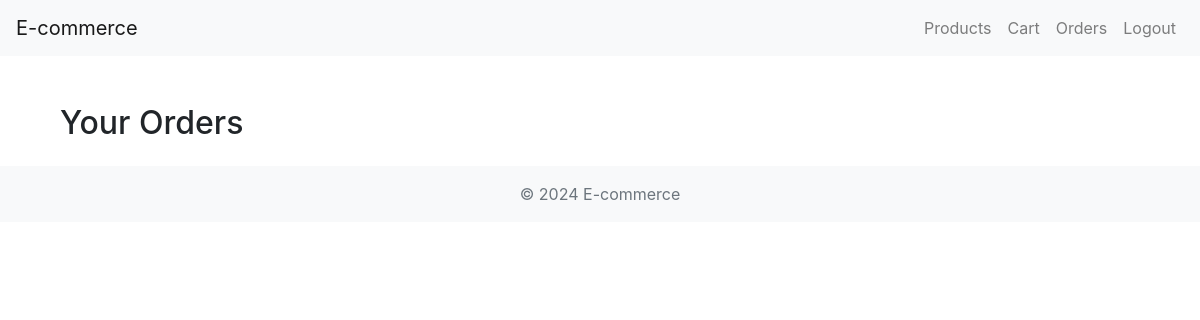
Before: /store/orders/ (signed in) with the older database file.
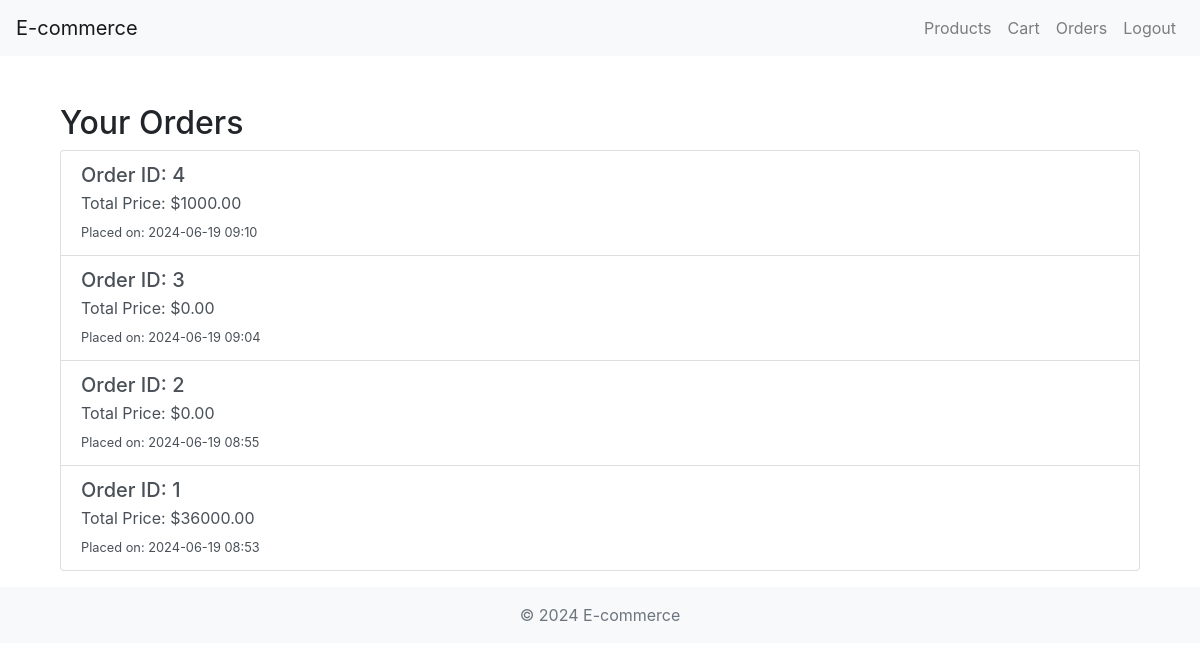
After: the same page with the newer database file.
### store/models.py (models this page shows)
class Order(models.Model):
    user = models.ForeignKey(User, on_delete=models.CASCADE)
    products = models.ManyToManyField(Product, through='OrderItem')
    total_price = models.DecimalField(max_digits=10, decimal_places=2)
    reference_code = models.CharField(max_length=100)
    created_at = models.DateTimeField(default=datetime.now)

### store/views.py (the view)
# urls.py: path('orders/',OrderListView.as_view(),name='orders'),
class OrderListView(LoginRequiredMixin, ListView):
    model = Order
    template_name = 'store/order_list.html'
    context_object_name = 'orders'
    paginate_by = 10  # Adjust as needed
    def get_queryset(self):
        return Order.objects.filter(user=self.request.user).order_by('-created_at')

### store/templates/store/order_list.html (shortened to what this page needs)
{% extends 'store/base.html' %}
{% block content %}
<div class="container mt-5">
    <h2>Your Orders</h2>
    <div class="list-group">
        {% for order in orders %}
        <a href="{% url 'order_detail' order.id %}" class="list-group-item list-group-item-action">
            <h5 class="mb-1">Order ID: {{ order.id }}</h5>
            <p class="mb-1">Total Price: ${{ order.total_price|floatformat:2 }}</p>
            <small>Placed on: {{ order.created_at|date:"Y-m-d H:i" }}</small>
        </a>
        {% endfor %}
    </div>
</div>
{% endblock %}

### store/templates/store/base.html (shortened to what this page needs)
<!DOCTYPE html>
<html lang="en">
<head>
    <link href="/static/bootstrap.min.css" rel="stylesheet">
</head>
<body>
    <nav class="navbar navbar-expand-lg navbar-light bg-light">
        <a class="navbar-brand" href="{% url 'product_list' %}">E-commerce</a>
        <div class="collapse navbar-collapse" id="navbarNav">
            <ul class="navbar-nav ml-auto">
                <li class="nav-item">
                    <a class="nav-link" href="{% url 'product_list' %}">Products</a>
                </li>
                <li class="nav-item">
                    <a class="nav-link" href="{% url 'cart_detail' %}">Cart</a>
                </li>
                {% if user.is_authenticated %}
                    <li class="nav-item">
                        <a class="nav-link" href="{% url 'order_list' %}">Orders</a>
                    </li>
                    <li class="nav-item">
                        <a class="nav-link" href="{% url 'logout' %}">Logout</a>
                    </li>
                {% endif %}
            </ul>
        </div>
    </nav>
    <div class="container mt-4">
        {% block content %}{% endblock %}
    </div>
    <footer class="footer mt-auto py-3 bg-light">
        <div class="container text-center">
            <span class="text-muted">© 2024 E-commerce</span>
        </div>
    </footer>
</body>
</html>

Changed rows visible on the page:
added Order: id "4", total_price "1000.00", created_at "2024-06-19 09:10"
added Order: id "3", total_price "0.00", created_at "2024-06-19 09:04"
added Order: id "2", total_price "0.00", created_at "2024-06-19 08:55"
added Order: id "1", total_price "36000.00", created_at "2024-06-19 08:53"
